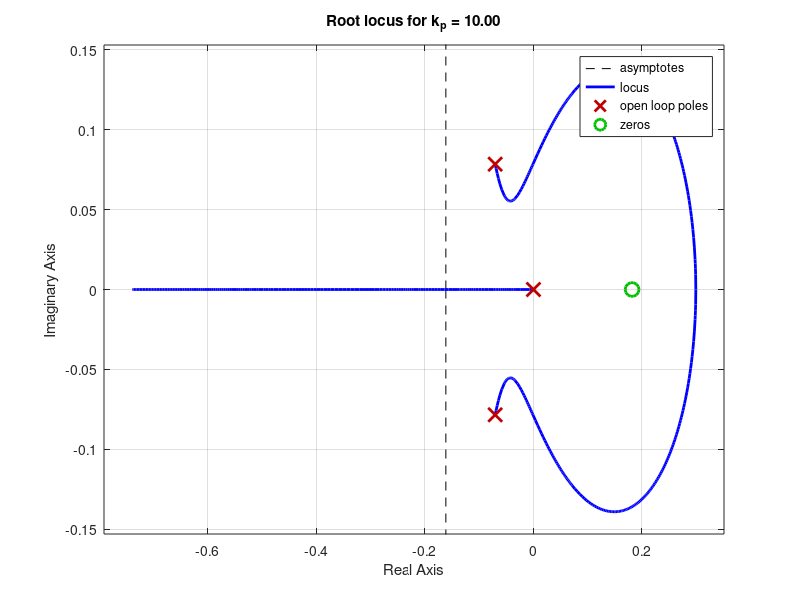

Here is the MATLAB script that generated this plot:
%% Second order system model parameters

a = 0.0102;
K = 0.0051;
tau = 11;
y_room = 23;

s = tf('s');

%% Section 2.1

P = (K*(1-(s*tau)/2))/((1+(s*tau)/2)*(s+a));
% Gp = (P*kp)/(1 + P*kp);

rlocus(P);

%% Section 2.2

kp = 10;

A = tau/2*s^3 + (1 + a*tau/2 - tau*K*kp/2)*s^2 + (a+kp*K)*s;
B = K - tau*K*s/2;

rlocus(B/A);
grid on;
title(sprintf('Root locus for k_p = %.2f', kp))
